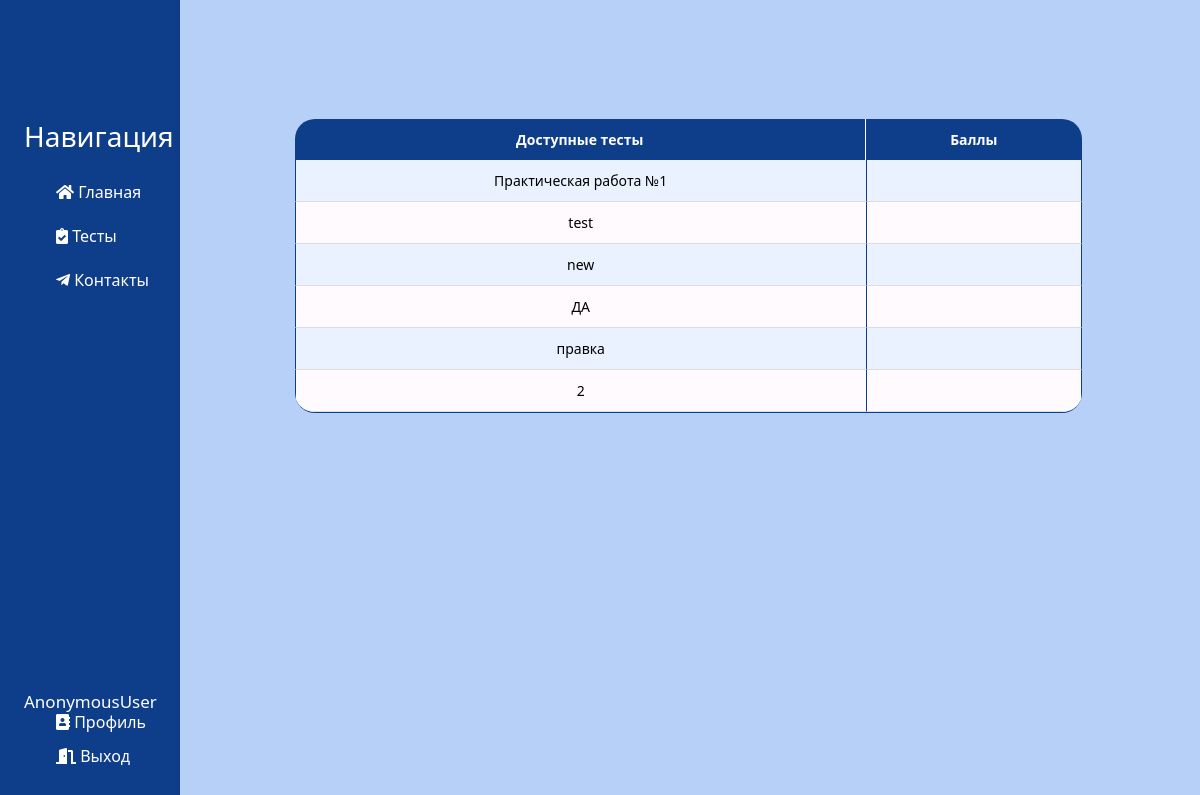
Page /tests/test_list/ on the committed database.
### tests/models.py (models this page shows, shortened)
class TestMake(models.Model):
    test_title = models.CharField('Название теста', max_length=100)
    class Meta:
        verbose_name = 'Тест'
        verbose_name_plural = 'Тесты'

### tests/views.py (the view)
# urls.py: path('test_list/', views.test_list, name='test_list'),
def test_list(request):
    tests = TestMake.objects.all()
    return render(request, 'tests/test_list.html', {'tests': tests})

### tests/templates/tests/test_list.html (shortened to what this page needs)
{% extends 'main/layout.html' %}
{% block content %}
    <div class="features">
        <table class="table">
            <thead>
                <tr>
                    <th>Доступные тесты</th>
                    <th>Баллы</th>
                </tr>
            </thead>
            <tbody>
                {% for test in tests %}
                    <tr>
                        <td><a href="{% url 'test_detail' test.id %}">{{ test.test_title }}</a></td>
                        <td>{{ test.points }}</td>
                    </tr>
                {% endfor %}
            </tbody>
        </table>
    </div>
{% endblock %}

### main/static/main/css/main.css (style rules this page uses)
body { background: #b7d0f7; }
main .features { float: right; margin-top: 70px; margin-left: 45px; text-align: center; width: 82%; }
.table { width: 80%; margin-top: 5%; margin-left: 8%; border-spacing: 0; border-collapse: separate; border-radius: 0 0 20px 20px; overflow: hidden; border-bottom: 1px solid #0e3d8a; }
.table thead th { font-weight: bold; text-align: center; padding: 10px 15px; background-color: #0e3d8a; color: #ffffff; font-size: 14px; border: none; }
.table thead th:first-child { border-top-left-radius: 20px; border-right: 1px solid #fffafe; }
.table thead th:last-child { border-top-right-radius: 20px; }
.table tbody td { padding: 10px 15px; font-size: 14px; vertical-align: top; border-bottom: 1px solid #ddd; border-left: 1px solid #0e3d8a; }
.table tbody td:last-child { border-right: 1px solid #0e3d8a; }
.table tbody tr:nth-child(even) { background-color: #fffafe; }
.table tbody tr:nth-child(odd) { background-color: #eaf2ff; }
.table a { color: #000000; text-decoration: none; }

### rows in the picture
TestMake: test_title "Практическая работа №1"
TestMake: test_title "test"
TestMake: test_title "new"
TestMake: test_title "ДА"
TestMake: test_title "правка"
TestMake: test_title "2"

### other values in the picture
{{ user }} "AnonymousUser"
